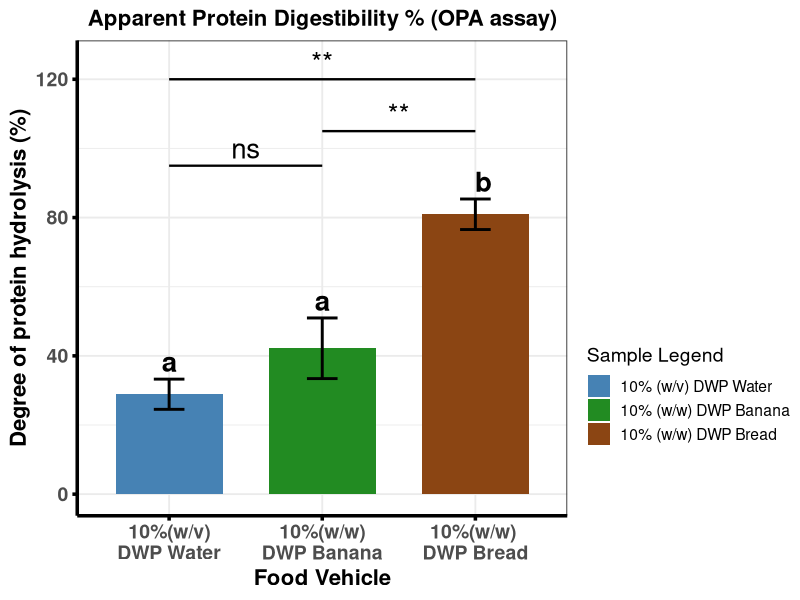

The R script that drew this image:
#This Code is made by Maruf Raihan (PhD,NICHE,Ulster)for OPA data statistical analysis and visual presentation

library(ggplot2)
library(emmeans)
library(multcomp)
library(multcompView)

# ---------------------------------------------------------
# 1. RAW OPA DATA
# ---------------------------------------------------------
df_raw <- data.frame(
  Sample = factor(rep(c("10%(w/v)\nDWP Water", "10%(w/w)\nDWP Banana", "10%(w/w) \nDWP Bread"), each = 3),
                  levels = c("10%(w/v)\nDWP Water", "10%(w/w)\nDWP Banana", "10%(w/w) \nDWP Bread")),
  Value = c(
    28.36, 24.83, 33.51,   # 10%(w/v)\nDWP Water
    32.78, 43.67, 50.13,   # 10%(w/w)\nDWP Banana
    76.13, 84.81, 81.92    # 10%(w/w) \nDWP Bread
  )
)

# ---------------------------------------------------------
# 2. DESCRIPTIVE STATS (auto)
# ---------------------------------------------------------
df_stats <- aggregate(Value ~ Sample, df_raw, function(x) {
  c(Mean = mean(x), SD = sd(x), CV = sd(x)/mean(x)*100)
})

df_stats <- do.call(data.frame, df_stats)
names(df_stats) <- c("Sample", "Mean", "SD", "CV")

# ---------------------------------------------------------
# 3. ANOVA + TUKEY
# ---------------------------------------------------------
model <- aov(Value ~ Sample, data = df_raw)
emm <- emmeans(model, ~ Sample)
tukey <- summary(pairs(emm, adjust = "tukey"))

# ---------------------------------------------------------
# 4. Tukey LETTERS
# ---------------------------------------------------------
cld_out <- suppressMessages(
  cld(emm, Letters = letters, adjust = "tukey")
)

letters_df <- as.data.frame(cld_out)

# Merge letters into stats
df_stats2 <- merge(df_stats, letters_df[, c("Sample", ".group")], by = "Sample")

# Extract p-values
p_WB  <- tukey$p.value[1]   # Water vs Banana
p_WBr <- tukey$p.value[2]   # Water vs Bread
p_BBr <- tukey$p.value[3]   # Banana vs Bread

# ---------------------------------------------------------
# 5. Convert p-values → asterisks
# ---------------------------------------------------------
p_to_star <- function(p) {
  if (p < 0.0001) return("****")
  if (p < 0.01)    return("**")
  if (p < 0.05)    return("*")
  return("ns")
}

star_WB  <- p_to_star(p_WB)
star_WBr <- p_to_star(p_WBr)
star_BBr <- p_to_star(p_BBr)

# ---------------------------------------------------------
# 6. BASE PLOT
# ---------------------------------------------------------
p_opa <- ggplot(df_stats2, aes(x = Sample, y = Mean, fill = Sample)) +
  geom_col(width = 0.7) +
  geom_errorbar(aes(ymin = Mean - SD, ymax = Mean + SD),
                width = 0.2, linewidth = 1) +
  
  # Tukey letters ABOVE bars
  geom_text(
    aes(x = Sample, y = Mean + SD + 5, label = .group),
    size = 7,
    fontface = "bold"
  ) +
  
  scale_fill_manual(
    values = c("10%(w/v)\nDWP Water" = "steelblue",
               "10%(w/w)\nDWP Banana" = "forestgreen",
               "10%(w/w) \nDWP Bread" = "saddlebrown"),
    labels = c(
      "10% (w/v) DWP Water",
      "10% (w/w) DWP Banana",
      "10% (w/w) DWP Bread"
    ),
    
    name = "Sample Legend"
  ) +
  
  theme_bw(base_size = 14) +
  theme(
    legend.position = "right",
    legend.box = "vertical",
    legend.margin = margin(t = 170),      # push legend downward
    plot.title = element_text(size = 16, face = "bold", hjust = 0.5),
    axis.text.x = element_text(size = 14, face = "bold"),
    axis.text.y = element_text(size = 14, face = "bold"),
    axis.title.x = element_text(size = 16, face = "bold"),
    axis.title.y = element_text(size = 16, face = "bold"),
    axis.line = element_line(colour = "black", linewidth = 1.2),
    axis.ticks = element_line(colour = "black", linewidth = 1.2)
  ) +
  labs(
    title = "Apparent Protein Digestibility % (OPA assay)",
    x = "Food Vehicle",
    y = "Degree of protein hydrolysis (%)"
  )

# ---------------------------------------------------------
# 7. AUTOMATED BRACKETS BASED ON ANOVA OUTPUT
# ---------------------------------------------------------

# Water vs Banana
p_opa <- p_opa +
  annotate("segment", x = 1, xend = 2, y = 95, yend = 95, linewidth = 0.8) +
  annotate("text", x = 1.5, y = 100, label = star_WB, size = 7)

# Banana vs Bread
p_opa <- p_opa +
  annotate("segment", x = 2, xend = 3, y = 105, yend = 105, linewidth = 0.8) +
  annotate("text", x = 2.5, y = 110, label = star_BBr, size = 7)

# Water vs Bread
p_opa <- p_opa +
  annotate("segment", x = 1, xend = 3, y = 120, yend = 120, linewidth = 0.8) +
  annotate("text", x = 2, y = 125, label = star_WBr, size = 7)

print(p_opa)

cat("\n=== DESCRIPTIVE STATS ===\n")
print(df_stats2)

cat("\n=== ANOVA SUMMARY ===\n")
print(summary(model))

cat("\n=== TUKEY POST-HOC ===\n")
print(tukey)
